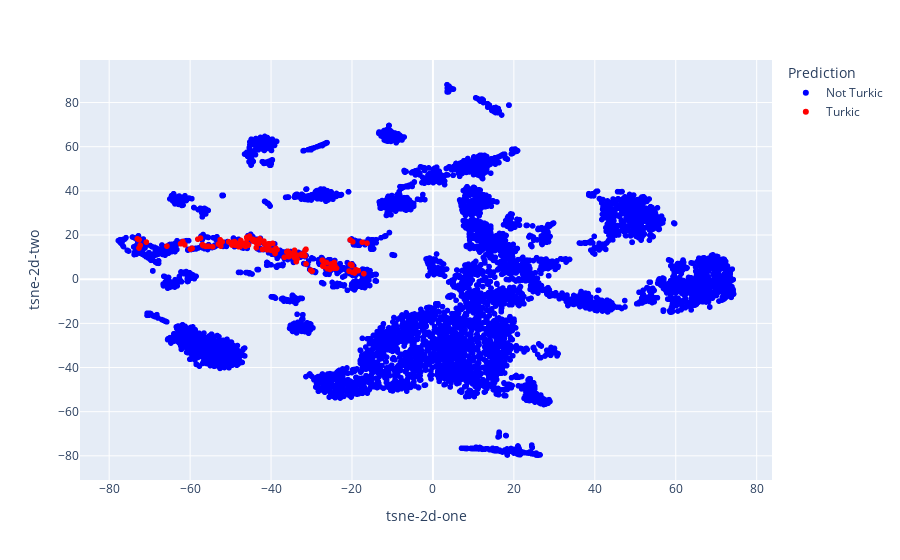

The notebook cell saved with this chart:
### Code cell
import pandas as pd
from sklearn.manifold import TSNE
import plotly.express as px

csv_file_path = '~/turkicPCA/turkicPredictAllAncientScaledG25.csv'

df = pd.read_csv(csv_file_path)

features = df.columns[1:25]  

tsne = TSNE(n_components=2, random_state=35)
tsne_results = tsne.fit_transform(df[features])

df['tsne-2d-one'] = tsne_results[:, 0]
df['tsne-2d-two'] = tsne_results[:, 1]

hover_name = df.columns[0]

color_map = {'Turkic': 'red', 'Not Turkic': 'blue'}  

fig = px.scatter(df, x='tsne-2d-one', y='tsne-2d-two', color='Prediction',
                 color_discrete_map=color_map, hover_name=hover_name)

fig.show()

### Figure 1 — Plotly figure (JSON) as saved in the notebook; plotly's stock layout.template omitted (floating-point values rounded to 4 significant figures; data arrays with more than 128 entries replaced by an {"elided": "..."} marker saying what was removed)
{"data": [{"hovertemplate": "<b>%{hovertext}</b><br><br>Prediction=Not Turkic<br>tsne-2d-one=%{x}<br>tsne-2d-two=%{y}<extra></extra>", "hovertext": {"elided": "7111 str values"}, "legendgroup": "Not Turkic", "marker": {"color": "blue", "symbol": "circle"}, "mode": "markers", "name": "Not Turkic", "showlegend": true, "type": "scattergl", "x": {"elided": "7111 float values"}, "xaxis": "x", "y": {"elided": "7111 float values"}, "yaxis": "y"}, {"hovertemplate": "<b>%{hovertext}</b><br><br>Prediction=Turkic<br>tsne-2d-one=%{x}<br>tsne-2d-two=%{y}<extra></extra>", "hovertext": {"elided": "130 str values"}, "legendgroup": "Turkic", "marker": {"color": "red", "symbol": "circle"}, "mode": "markers", "name": "Turkic", "showlegend": true, "type": "scattergl", "x": {"elided": "130 float values"}, "xaxis": "x", "y": {"elided": "130 float values"}, "yaxis": "y"}], "layout": {"legend": {"title": {"text": "Prediction"}, "tracegroupgap": 0}, "margin": {"t": 60}, "xaxis": {"anchor": "y", "domain": [0, 1], "title": {"text": "tsne-2d-one"}}, "yaxis": {"anchor": "x", "domain": [0, 1], "title": {"text": "tsne-2d-two"}}}}
